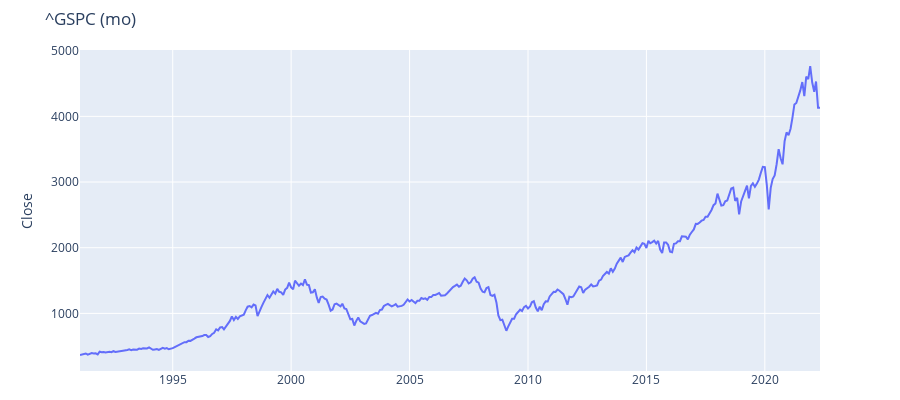
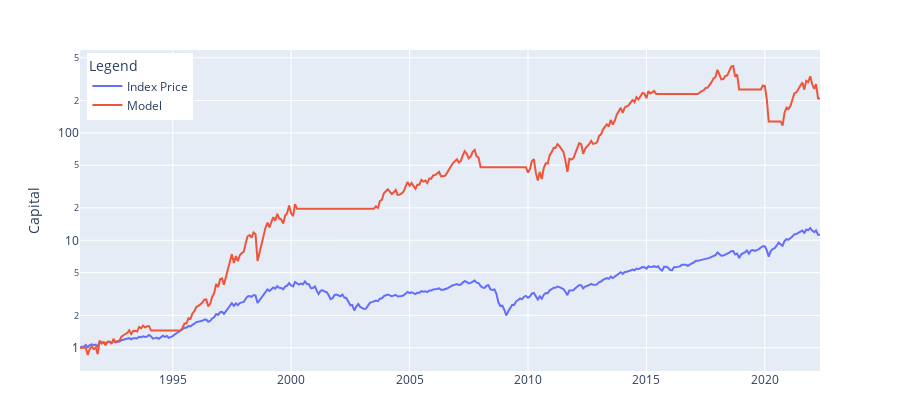
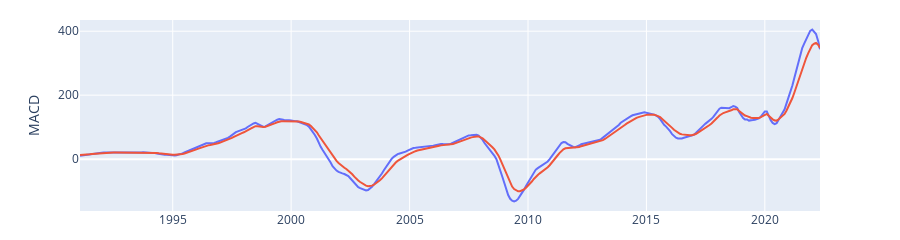
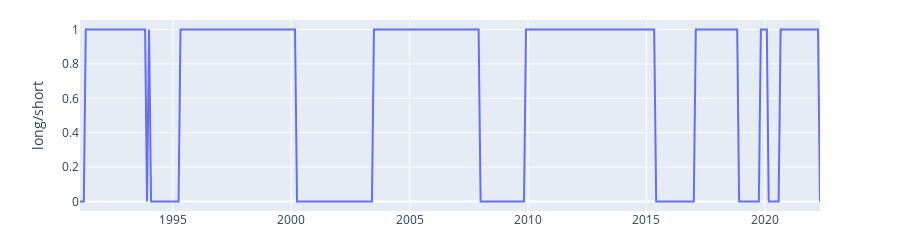

Source (notebook cell) for these figures, in order:
### Markdown cell above
# Plots

### Code cell
# Determining the period for calculating CAGR
f['dat'] = f.index
diff = f['dat'][-1] - f['dat'][0]
timedelta = pd.Timedelta(diff)
n = timedelta.days


print("Leverage: ", leverage)

print("Cumulative returns of Index: ", np.round(f['cumclose'].iloc[-1], 2))
print("Cumulative returns of Model: ", np.round(f['cumprofit'].iloc[-1], 2))

# CAGR
print("CAGR (Index): ", str(np.round(f['cumclose'].iloc[-1]**((365/n))-1, 2)*100) + " %")
print("CAGR (Model): ", str(np.round(f['cumprofit'].iloc[-1]**((365/n))-1, 2)*100) + " %")


fig = px.line(
                f, 
                x=f.index, 
                y='Close',
                title = symbol + ' (' + interval + ')',
                labels={
                            "Close": "Close",
                            "DateId": "Date",
                        },
                
                width=900,
                height=400
                )
fig.update_layout(
    margin=dict(t=50, b=20),
)
fig.update_xaxes(title=None)
fig.show()


#####################################################################################################
# The function changes the existing names in the legend taken from the column name to the new defined names
def custom_legend_name(new_names):
    for i, new_name in enumerate(new_names):
        fig.data[i].name = new_name
#####################################################################################################

fig = px.line(
                f, 
                x=f.index,
                y=['cumclose', 'cumprofit'],
                #title = symbol + ' (' + interval + ')',
                labels={
                            "value": "Capital",
                            "Date": "Data",
                            "variable": "Legend",
                        },
                log_y=True,
                width=900,
                height=400
                )

custom_legend_name(['Index Price','Model'])




fig.update_layout(legend=dict(
    yanchor="top",
    y=0.99,
    xanchor="left",
    x=0.01
))

fig.update_layout(
    margin=dict(t=50, b=20),
)

fig.update_xaxes(title=None)

fig.show()


fig = px.line(
                f, 
                x=f.index,
                y=['macd', 'macd_s'],
                labels={
                            "value": "MACD",
                            "Date": "Data",
                            "variable": "Legend",
                        },
                width=900,
                height=200
                )
custom_legend_name(['MACD','MACD Signal'])

fig.update_layout(
    margin=dict(t=20, b=20),
    showlegend=False
)

fig.update_xaxes(title=None)

fig.show()


fig = px.line(
                f, 
                x=f.index, 
                y='long/short',
                #title = symbol + ' (' + interval + ')',
                labels={
                            "kappa": "Kappa Value",
                            "Date": "Data",
                            "variable": "Legend",
                        },
                width=900,
                height=200
                )
fig.update_xaxes(title=None)

fig.update_layout(
    margin=dict(t=20, b=20)
)

fig.show()

fig = px.line(
                f, 
                x=f.index,
                y=f['DD'],
                labels={
                            "value": "MACD",
                            "Date": "Data",
                            "variable": "Legend",
                        },
                width=900,
                height=200
                )
#custom_legend_name(['MACD','MACD Signal'])

fig.update_layout(
    margin=dict(t=20, b=20),
    showlegend=False
)

fig.update_xaxes(title=None)

fig.show()

f.to_csv('macd.csv')

### Figure 1 — Plotly figure (JSON) as saved in the notebook; plotly's stock layout.template omitted (floating-point values rounded to 4 significant figures; data arrays with more than 128 entries replaced by an {"elided": "..."} marker saying what was removed)
{"data": [{"hovertemplate": "Date=%{x}<br>Close=%{y}<extra></extra>", "legendgroup": "", "line": {"color": "#636efa", "dash": "solid"}, "marker": {"symbol": "circle"}, "mode": "lines", "name": "", "orientation": "v", "showlegend": false, "type": "scatter", "x": {"elided": "376 str values"}, "xaxis": "x", "y": {"elided": "376 float values"}, "yaxis": "y"}], "layout": {"height": 400, "legend": {"tracegroupgap": 0}, "margin": {"b": 20, "t": 50}, "title": {"text": "^GSPC (mo)"}, "width": 900, "xaxis": {"anchor": "y", "domain": [0, 1], "title": {}}, "yaxis": {"anchor": "x", "domain": [0, 1], "title": {"text": "Close"}}}}

### Figure 2 — Plotly figure (JSON) as saved in the notebook; plotly's stock layout.template omitted (floating-point values rounded to 4 significant figures; data arrays with more than 128 entries replaced by an {"elided": "..."} marker saying what was removed)
{"data": [{"hovertemplate": "Legend=cumclose<br>Data=%{x}<br>Capital=%{y}<extra></extra>", "legendgroup": "cumclose", "line": {"color": "#636efa", "dash": "solid"}, "marker": {"symbol": "circle"}, "mode": "lines", "name": "Index Price", "orientation": "v", "showlegend": true, "type": "scatter", "x": {"elided": "376 str values"}, "xaxis": "x", "y": {"elided": "376 float values"}, "yaxis": "y"}, {"hovertemplate": "Legend=cumprofit<br>Data=%{x}<br>Capital=%{y}<extra></extra>", "legendgroup": "cumprofit", "line": {"color": "#EF553B", "dash": "solid"}, "marker": {"symbol": "circle"}, "mode": "lines", "name": "Model", "orientation": "v", "showlegend": true, "type": "scatter", "x": {"elided": "376 str values"}, "xaxis": "x", "y": {"elided": "376 float values"}, "yaxis": "y"}], "layout": {"height": 400, "legend": {"title": {"text": "Legend"}, "tracegroupgap": 0, "x": 0.01, "xanchor": "left", "y": 0.99, "yanchor": "top"}, "margin": {"b": 20, "t": 50}, "width": 900, "xaxis": {"anchor": "y", "domain": [0, 1], "title": {}}, "yaxis": {"anchor": "x", "domain": [0, 1], "title": {"text": "Capital"}, "type": "log"}}}

### Figure 3 — Plotly figure (JSON) as saved in the notebook; plotly's stock layout.template omitted (floating-point values rounded to 4 significant figures; data arrays with more than 128 entries replaced by an {"elided": "..."} marker saying what was removed)
{"data": [{"hovertemplate": "Legend=macd<br>Data=%{x}<br>MACD=%{y}<extra></extra>", "legendgroup": "macd", "line": {"color": "#636efa", "dash": "solid"}, "marker": {"symbol": "circle"}, "mode": "lines", "name": "MACD", "orientation": "v", "showlegend": true, "type": "scatter", "x": {"elided": "376 str values"}, "xaxis": "x", "y": {"elided": "376 float values"}, "yaxis": "y"}, {"hovertemplate": "Legend=macd_s<br>Data=%{x}<br>MACD=%{y}<extra></extra>", "legendgroup": "macd_s", "line": {"color": "#EF553B", "dash": "solid"}, "marker": {"symbol": "circle"}, "mode": "lines", "name": "MACD Signal", "orientation": "v", "showlegend": true, "type": "scatter", "x": {"elided": "376 str values"}, "xaxis": "x", "y": {"elided": "376 float values"}, "yaxis": "y"}], "layout": {"height": 200, "legend": {"title": {"text": "Legend"}, "tracegroupgap": 0}, "margin": {"b": 20, "t": 20}, "showlegend": false, "width": 900, "xaxis": {"anchor": "y", "domain": [0, 1], "title": {}}, "yaxis": {"anchor": "x", "domain": [0, 1], "title": {"text": "MACD"}}}}

### Figure 4 — Plotly figure (JSON) as saved in the notebook; plotly's stock layout.template omitted (floating-point values rounded to 4 significant figures; data arrays with more than 128 entries replaced by an {"elided": "..."} marker saying what was removed)
{"data": [{"hovertemplate": "Data=%{x}<br>long/short=%{y}<extra></extra>", "legendgroup": "", "line": {"color": "#636efa", "dash": "solid"}, "marker": {"symbol": "circle"}, "mode": "lines", "name": "", "orientation": "v", "showlegend": false, "type": "scatter", "x": {"elided": "376 str values"}, "xaxis": "x", "y": {"elided": "376 int values"}, "yaxis": "y"}], "layout": {"height": 200, "legend": {"tracegroupgap": 0}, "margin": {"b": 20, "t": 20}, "width": 900, "xaxis": {"anchor": "y", "domain": [0, 1], "title": {}}, "yaxis": {"anchor": "x", "domain": [0, 1], "title": {"text": "long/short"}}}}
